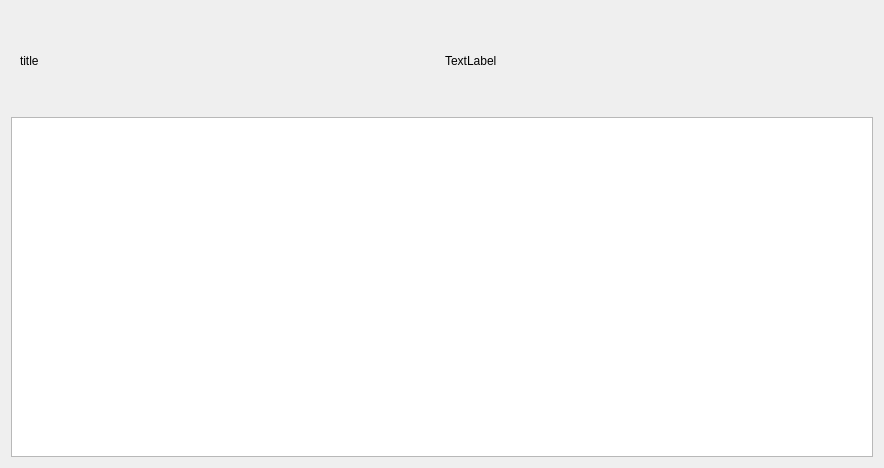
<?xml version="1.0" encoding="UTF-8"?>
<ui version="4.0">
 <class>DiaryDetails</class>
 <widget class="QDialog" name="DiaryDetails">
  <property name="geometry">
   <rect>
    <x>0</x>
    <y>0</y>
    <width>884</width>
    <height>468</height>
   </rect>
  </property>
  <property name="windowTitle">
   <string>Dialog</string>
  </property>
  <layout class="QVBoxLayout" name="verticalLayout">
   <item>
    <widget class="QWidget" name="widget" native="true">
     <property name="minimumSize">
      <size>
       <width>0</width>
       <height>100</height>
      </size>
     </property>
     <layout class="QHBoxLayout" name="horizontalLayout">
      <item>
       <widget class="QLabel" name="titleLabel">
        <property name="text">
         <string>title</string>
        </property>
       </widget>
      </item>
      <item>
       <widget class="QLabel" name="datetimeLabel">
        <property name="text">
         <string>TextLabel</string>
        </property>
       </widget>
      </item>
     </layout>
    </widget>
   </item>
   <item>
    <widget class="QTextEdit" name="textEdit">
     <property name="readOnly">
      <bool>true</bool>
     </property>
    </widget>
   </item>
  </layout>
 </widget>
 <resources/>
 <connections/>
</ui>
